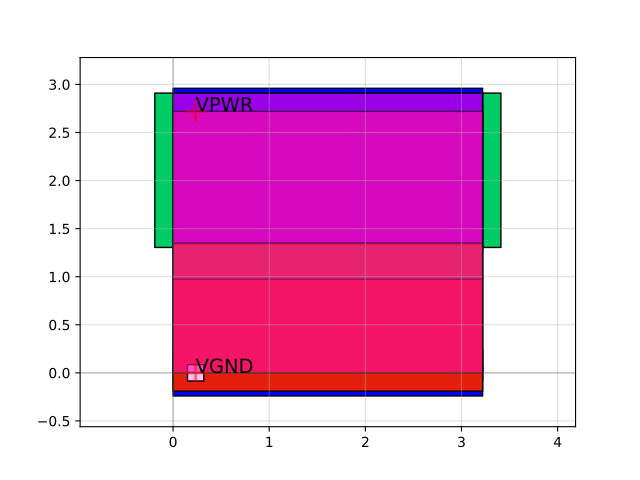

Reproduce this figure in Python.
import sky130

c = sky130.components.sky130_fd_sc_hd__o32ai_1()
c.plot()
